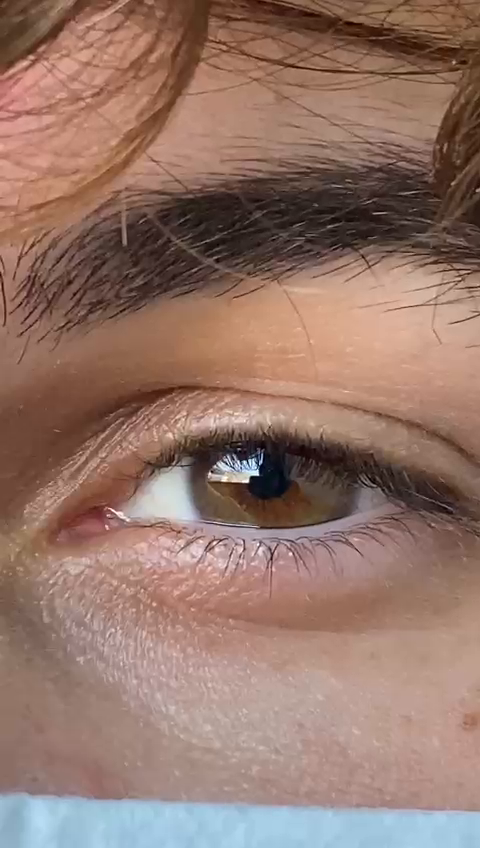
#> input picture frame 63 of eye.mp4, 480 x 848 px
$ python Eye_tracking.py
#> lines starting #> are read from the running program, lines starting #| are printed output that depends on the picture; after the words box and inside, x2 and y2 are one past the last pixel; in counts of white or black regions, pixels touching at a corner belong together
# -*- coding: utf-8 -*-
"""
Spyder Editor

This is a temporary script file.
"""
import cv2
import numpy as np
path="C:\eye.mp4"
cap = cv2.VideoCapture(path)

while True:
    ret, frame = cap.read()
#> frame is the input picture: shape (848, 480, 3); mean B, G, R 106, 118, 148.8

    if ret is False:
        break

    gray= cv2.cvtColor(frame,cv2.COLOR_BGR2GRAY)
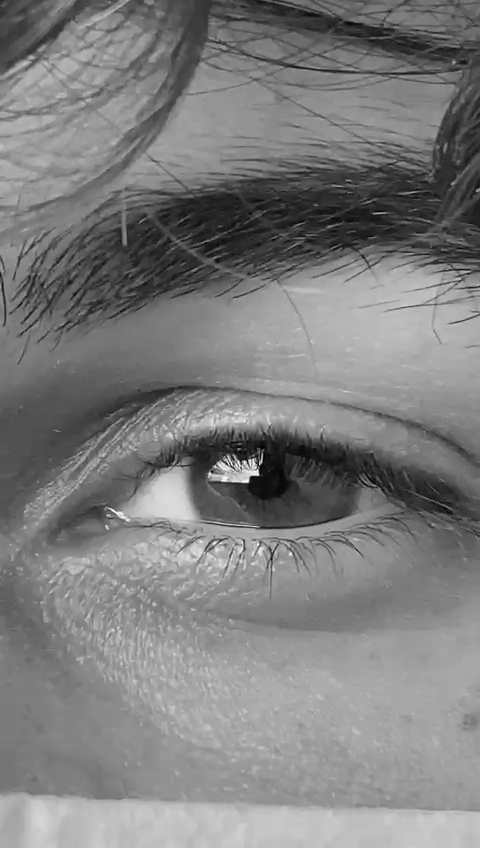
#> gray: shape (848, 480); min 0, max 255, mean 125.8
    gray = cv2.GaussianBlur(gray, (7,7), 0)
    rows, cols,_= frame.shape
#> rows = 848; cols = 480
    _, threshold = cv2.threshold(gray, 20, 255, cv2.THRESH_BINARY_INV)
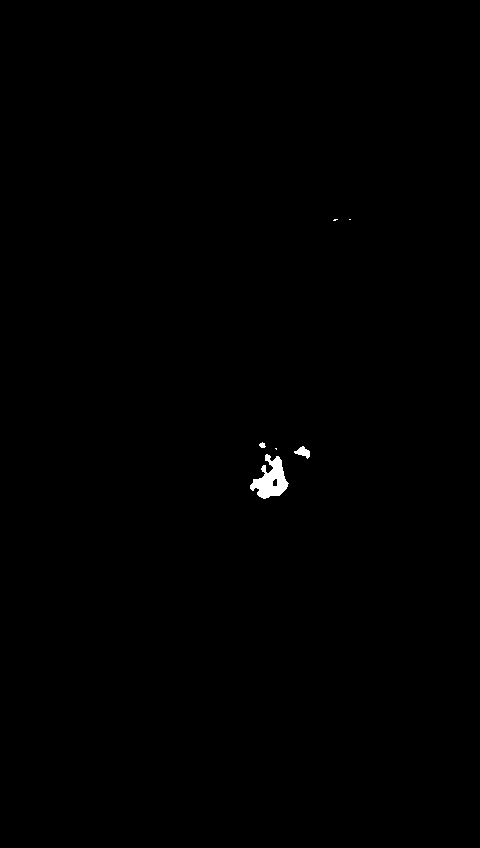
#> threshold: shape (848, 480); 0.26% white; 6 white regions (3 under 20 px)
    contours ,_ = cv2.findContours(threshold, cv2.RETR_TREE, cv2.CHAIN_APPROX_SIMPLE)
#> contours = 7 contours, 4 with area under 20; largest, box (x1, y1, x2, y2) and area: (250, 454, 289, 499) 852, (294, 446, 310, 459) 89, (272, 478, 278, 487) 34
    contours= sorted(contours, key=lambda x: cv2.contourArea(x), reverse=True)

    for cnt in contours:
        (x, y ,w, h) = cv2.boundingRect(cnt)
        #cv2.drawContours(frame, [cnt], -1, (0, 0,255), 3)
        cv2.rectangle(frame, (x,y), (x+w, y+h), (0, 255, 0), 1)
        cv2.line(frame, (x+int(w/2), 0), (x+int(w/2), rows), (255,0,0), 1)

        cv2.line(frame, (0, y+int(h/2)), (cols , y+int(h/2)), (255,0,0), 1)
        break
#> this loop made 1 pass
#> (x, y, w, h) on pass 1: (250, 454, 39, 45)
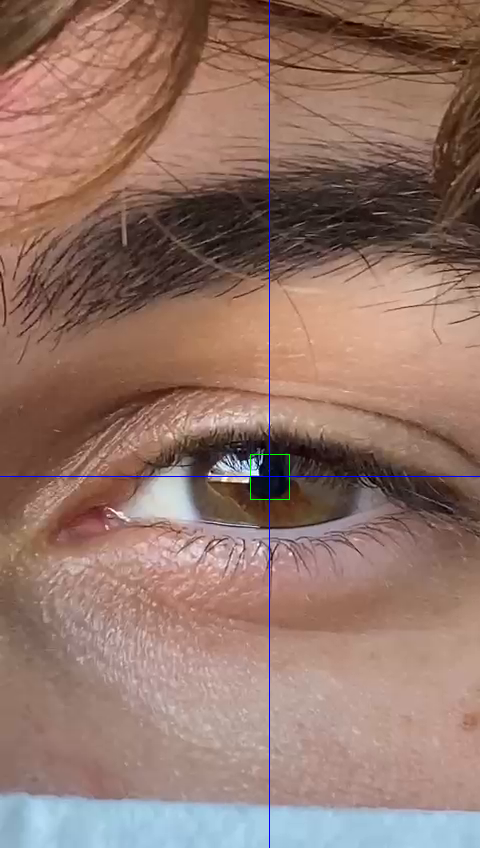
#> frame: shape (848, 480, 3); 0.37% of pixels changed, all inside (x1, y1, x2, y2) = (0, 0, 480, 848)


    cv2.imshow("threshold", threshold)
    cv2.imshow("gray", gray)
    cv2.imshow("gray", frame)

    key = cv2.waitKey(30)
#> (key Esc is pressed here)
    if key == 27 :
        break

cap.release()
cv2.destroyAllWindows()

$ run again, starting later in the video
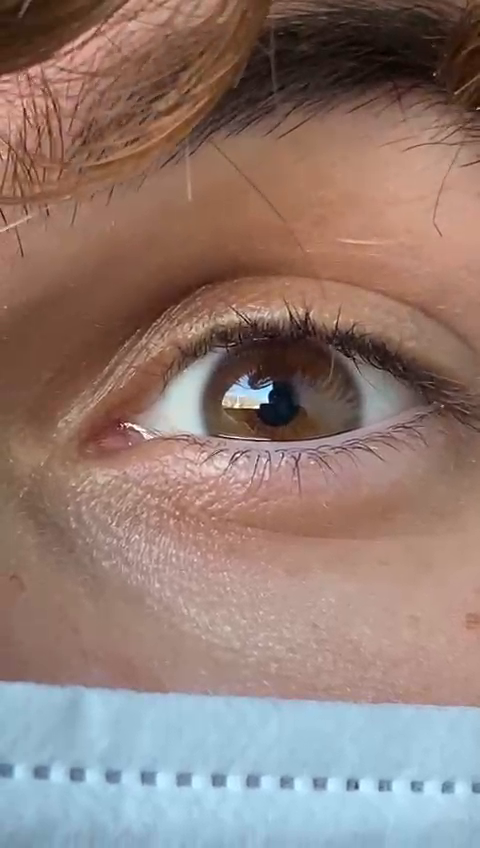
#> input picture frame 509 of eye.mp4, 480 x 848 px
#> frame is the input picture: shape (848, 480, 3); mean B, G, R 117, 124.5, 146
#> `_, threshold = cv2.threshold(gray, 20, 255, cv2.THRESH_BINARY_INV)`:
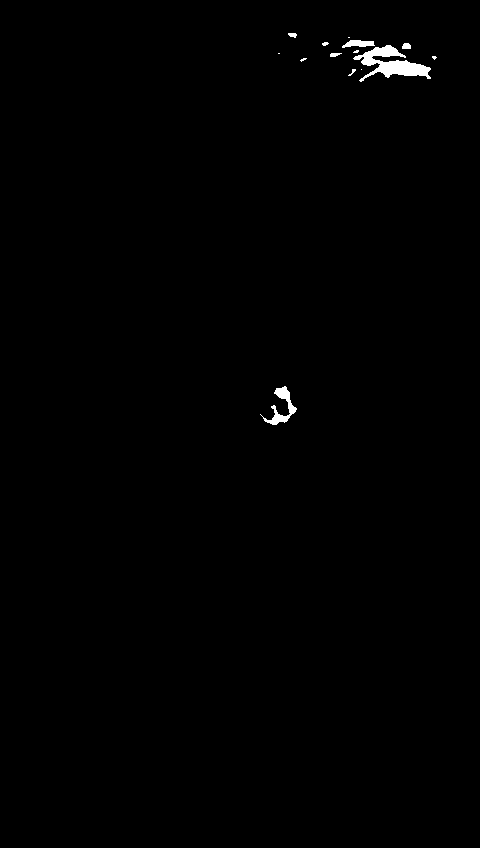
#> threshold: shape (848, 480); 0.49% white; 14 white regions (6 under 20 px)
#> contours = 14 contours, 8 with area under 20; largest, box (x1, y1, x2, y2) and area: (353, 45, 431, 82) 1044, (260, 386, 297, 425) 352, (342, 40, 375, 48) 136, (402, 43, 411, 49) 35, (288, 33, 297, 38) 22, (330, 53, 342, 57) 22
#> the loop `for cnt in contours:` made 1 pass
#> (x, y, w, h) on pass 1: (353, 45, 78, 37)
#> after the loop `for cnt in contours:`:
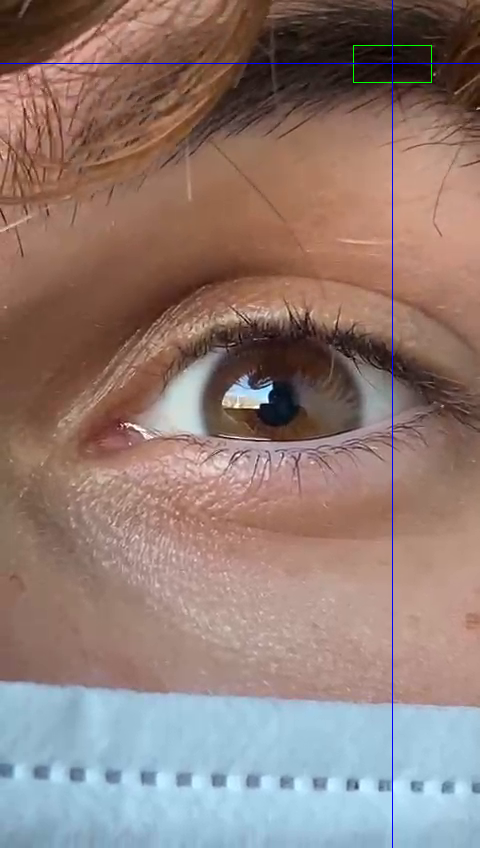
#> frame: shape (848, 480, 3); 0.38% of pixels changed, all inside (x1, y1, x2, y2) = (0, 0, 480, 848)
